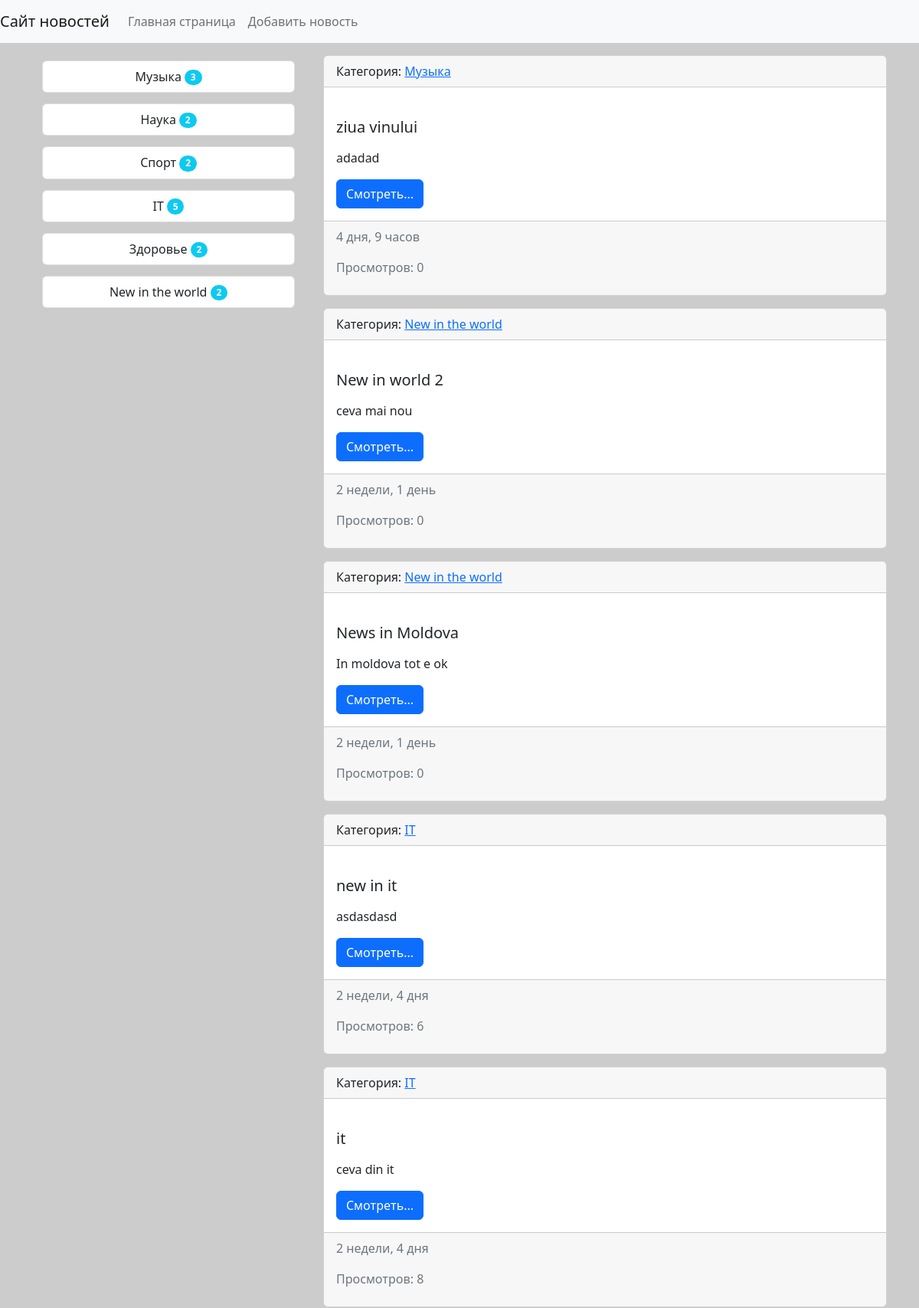
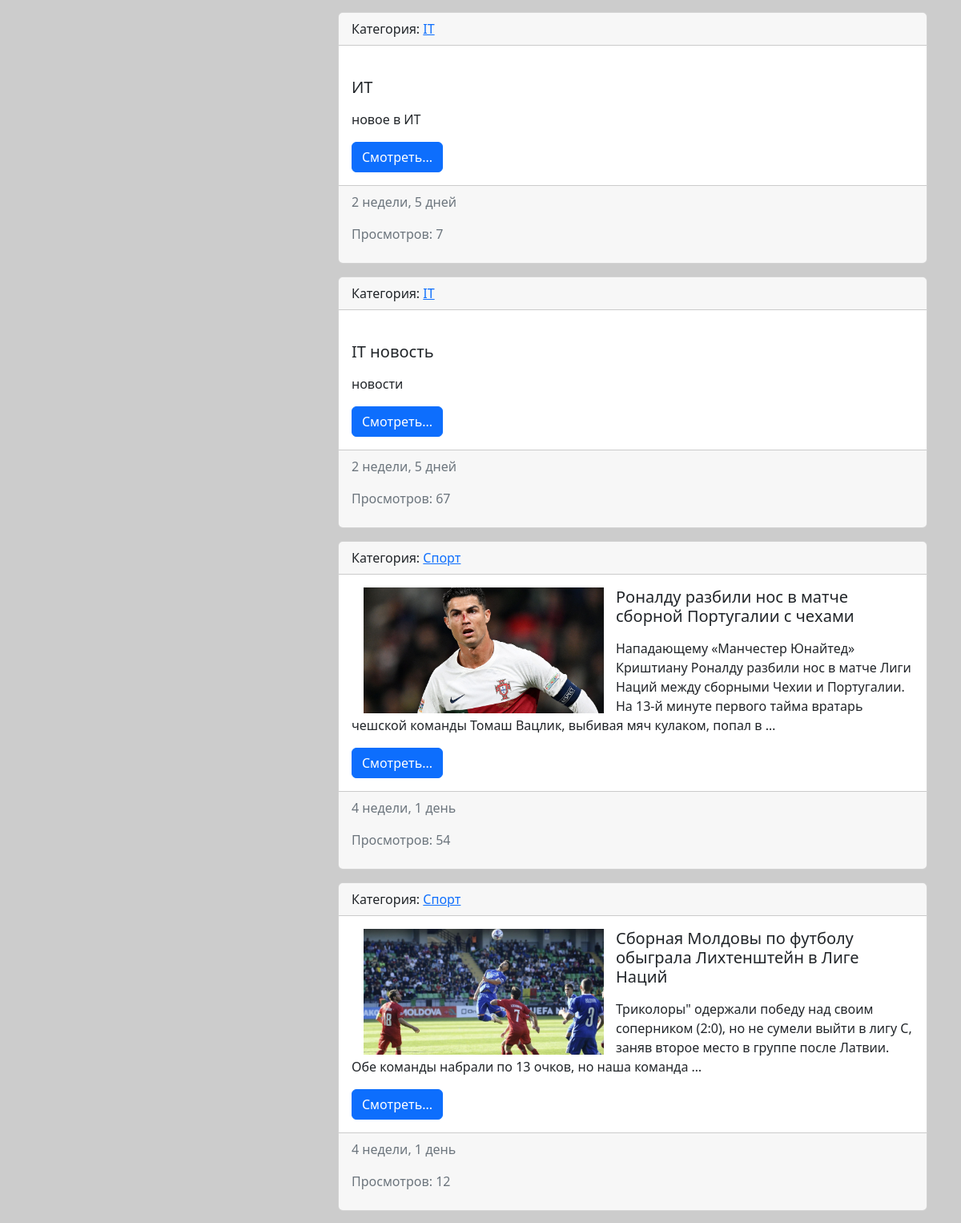
The page / (upper part) on the database its author committed (2 pictures, top to bottom).
### news/models.py (models this page shows, shortened)
class Category(models.Model):
    title = models.CharField(max_length=150, db_index=True, verbose_name='Наименование категории')
    def get_absolute_url(self):
        return reverse('category', kwargs={"category_id": self.pk})
    def __str__(self):
        return self.title
    class Meta:
        verbose_name = 'Категория'
        verbose_name_plural = 'Категории'
        ordering = ['title']

class News(models.Model):
    title = models.CharField(max_length=150, verbose_name='Наименование')
    content = models.TextField(blank=True, verbose_name='Контент')
    created_at = models.DateTimeField(auto_now_add=True, verbose_name='Дата публикации')
    update_at = models.DateTimeField(auto_now=True, verbose_name='Обновлено')
    photo = models.ImageField(upload_to='photos/%Y/%m/%d/', verbose_name='Фото', blank=True)
    is_published = models.BooleanField(default=True, verbose_name='Статус новости')
    category = models.ForeignKey('Category', on_delete=models.PROTECT, verbose_name='Категория')
    views = models.IntegerField(default=0, verbose_name='Просмотры')
    def get_absolute_url(self):
        return reverse('view_news', kwargs={"pk": self.pk})
    class Meta:
        verbose_name = 'Новость'
        verbose_name_plural = 'Новости'
        ordering = ['-created_at']

### news/views.py (the view)
# urls.py: path('', HomeNews.as_view(), name='home'),
class HomeNews(ListView):
    model =News
    template_name = 'news/home_news_list.html'
    context_object_name = 'news'
    def get_context_data(self, *, object_list=None, **kwargs):
        context = super().get_context_data(**kwargs)
        context['title'] = 'Главная страница'
        return context
    def get_queryset(self):
        return News.objects.filter(is_published=True)

### news/templatetags/news_tags.py (called while the page is built)
@register.inclusion_tag('news/list_categories.html')
def show_categories():
    categories = Category.objects.annotate(cnt=Count('news')).filter(cnt__gt=0)
    return {'categories': categories}

### news/templates/news/home_news_list.html (shortened to what this page needs)
{% extends 'base.html' %}
{% block sidebar %}
{% include 'inc/_sidebar.html' %}
{% endblock %}
{% block content %}
{% for item in news %}
<div class="card mb-3">
	<div class="card-header">
		Категория: <a href="{{ item.category.get_absolute_url }}">{{ item.category }}</a>
	</div>
	<div class="card-body">
		<div class="media">
			{% if item.photo %}
				<img src="{{ item.photo.url }}" alt="" width="300" align="left" hspace="15" >
			{% else %}
				<img src="https://w7.pngwing.com/pngs/998/203/png-transparent-black-and-white-no-to-camera-logo-video-on-demand-retail-website-simple-no-miscellaneous-television-text.png" alt="" width="200" class="mr-3">
			{% endif %}
			<div class="media_body">
				<h5 class="card-title">{{ item.title }}</h5>
				<p class="card-text">{{ item.content|safe|linebreaks|truncatewords:30 }}</p>
				<a href="{{ item.get_absolute_url }}" class="btn btn-primary">Смотреть...</a>
			</div>
		</div>
	</div>
	<div class="card-footer text-muted">
		<p>{{ item.created_at|timesince}}</p>
		<p>Просмотров: {{item.views}}</p>
	</div>
</div>
{% endfor %}
{% endblock %}

### news/templates/news/list_categories.html (shortened to what this page needs)
<div class="list-group ">
	{% for item in categories %}
		<button type="button" class="btn position-relative ">
			<a href="{{ item.get_absolute_url }}" class="list-group-item ">{{ item.title }}
				<span class="badge bg-info rounded-pill ">{{item.cnt}}</span>
			</a>
		</button>
	{% endfor %}
</div>

### rows shown on the page
Category: title "Музыка", cnt "3"
Category: title "Наука", cnt "2"
Category: title "Спорт", cnt "2"
Category: title "IT", cnt "5"
Category: title "Здоровье", cnt "2"
Category: title "New in the world", cnt "2"
News: category "Музыка", title "ziua vinului", content "adadad", created_at "4 дня, 9 часов", views "0"
News: category "New in the world", title "New in world 2", content "ceva mai nou", created_at "2 недели, 1 день", views "0"
News: category "New in the world", title "News in Moldova", content "In moldova tot e ok", created_at "2 недели, 1 день", views "0"
News: category "IT", title "new in it", content "asdasdasd", created_at "2 недели, 4 дня", views "6"
News: category "IT", title "it", content "ceva din it", created_at "2 недели, 4 дня", views "8"
News: category "IT", title "ИТ", content "новое в ИТ", created_at "2 недели, 5 дней", views "7"
News: category "IT", title "IT новость", content "новости", created_at "2 недели, 5 дней", views "67"
News: category "Спорт", photo (picture), title "Роналду разбили нос в матче сборной Португалии с чехами", content "Нападающему «Манчестер Юнайтед» Криштиану Роналду разбили нос в матче Лиги Наций между сборными Чехии и Португалии. На 13-й минуте первого тайма вратарь чешской команды Томаш Вацлик, выбивая мяч кулаком, попал в …", created_at "4 недели, 1 день", views "54"
News: category "Спорт", photo (picture), title "Сборная Молдовы по футболу обыграла Лихтенштейн в Лиге Наций", content "Триколоры\" одержали победу над своим соперником (2:0), но не сумели выйти в лигу С, заняв второе место в группе после Латвии. Обе команды набрали по 13 очков, но наша команда …", created_at "4 недели, 1 день", views "12"
